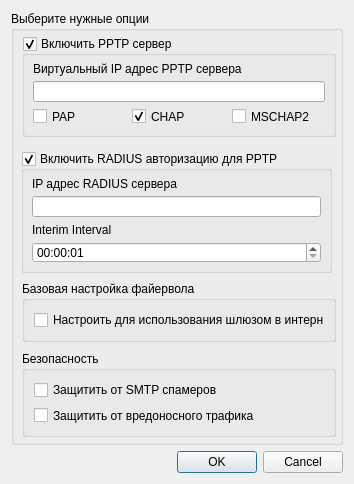
<ui version="4.0" >
 <class>Dialog</class>
 <widget class="QDialog" name="Dialog" >
  <property name="geometry" >
   <rect>
    <x>0</x>
    <y>0</y>
    <width>354</width>
    <height>484</height>
   </rect>
  </property>
  <property name="minimumSize" >
   <size>
    <width>354</width>
    <height>484</height>
   </size>
  </property>
  <property name="maximumSize" >
   <size>
    <width>354</width>
    <height>484</height>
   </size>
  </property>
  <property name="windowTitle" >
   <string>Выберите нужную конфигурацию</string>
  </property>
  <layout class="QGridLayout" name="gridLayout" >
   <item row="1" column="0" >
    <widget class="QDialogButtonBox" name="buttonBox" >
     <property name="orientation" >
      <enum>Qt::Horizontal</enum>
     </property>
     <property name="standardButtons" >
      <set>QDialogButtonBox::Cancel|QDialogButtonBox::Ok</set>
     </property>
    </widget>
   </item>
   <item row="0" column="0" >
    <widget class="QGroupBox" name="groupBox_options" >
     <property name="title" >
      <string>Выберите нужные опции</string>
     </property>
     <widget class="QGroupBox" name="groupBox_pptp" >
      <property name="geometry" >
       <rect>
        <x>11</x>
        <y>25</y>
        <width>314</width>
        <height>101</height>
       </rect>
      </property>
      <property name="title" >
       <string>Включить PPTP сервер</string>
      </property>
      <property name="checkable" >
       <bool>true</bool>
      </property>
      <widget class="QLineEdit" name="lineEdit_pptp_ip" >
       <property name="geometry" >
        <rect>
         <x>11</x>
         <y>45</y>
         <width>292</width>
         <height>21</height>
        </rect>
       </property>
       <property name="toolTip" >
        <string>Виртуальный адрес, который получит внутренний интерфейс PPTP сервера при подключении клиента.
К примеру 192.168.10.1, 192.168.11.1, 172.31.3.1 и т.д.</string>
       </property>
      </widget>
      <widget class="QLabel" name="label_pptp_ip" >
       <property name="geometry" >
        <rect>
         <x>11</x>
         <y>25</y>
         <width>292</width>
         <height>16</height>
        </rect>
       </property>
       <property name="text" >
        <string>Виртуальный IP адрес PPTP сервера</string>
       </property>
      </widget>
      <widget class="QCheckBox" name="checkBox_pptp_pap" >
       <property name="geometry" >
        <rect>
         <x>11</x>
         <y>71</y>
         <width>93</width>
         <height>19</height>
        </rect>
       </property>
       <property name="text" >
        <string>PAP</string>
       </property>
      </widget>
      <widget class="QCheckBox" name="checkBox_pptp_chap" >
       <property name="geometry" >
        <rect>
         <x>110</x>
         <y>71</y>
         <width>94</width>
         <height>19</height>
        </rect>
       </property>
       <property name="text" >
        <string>CHAP</string>
       </property>
       <property name="checked" >
        <bool>true</bool>
       </property>
      </widget>
      <widget class="QCheckBox" name="checkBox_pptp_mschap2" >
       <property name="geometry" >
        <rect>
         <x>210</x>
         <y>71</y>
         <width>93</width>
         <height>19</height>
        </rect>
       </property>
       <property name="text" >
        <string>MSCHAP2</string>
       </property>
      </widget>
     </widget>
     <widget class="QGroupBox" name="groupBox_firewall" >
      <property name="geometry" >
       <rect>
        <x>11</x>
        <y>270</y>
        <width>314</width>
        <height>61</height>
       </rect>
      </property>
      <property name="title" >
       <string>Базовая настройка файервола</string>
      </property>
      <property name="checkable" >
       <bool>false</bool>
      </property>
      <layout class="QGridLayout" name="gridLayout_4" >
       <item row="0" column="0" >
        <widget class="QCheckBox" name="checkBox_configure_gateway" >
         <property name="text" >
          <string>Настроить для использования шлюзом в интернет</string>
         </property>
        </widget>
       </item>
      </layout>
     </widget>
     <widget class="QGroupBox" name="groupBox_radius" >
      <property name="geometry" >
       <rect>
        <x>10</x>
        <y>140</y>
        <width>311</width>
        <height>122</height>
       </rect>
      </property>
      <property name="title" >
       <string>Включить RADIUS авторизацию для PPTP</string>
      </property>
      <property name="checkable" >
       <bool>true</bool>
      </property>
      <widget class="QLabel" name="label_radiu_server_ip" >
       <property name="geometry" >
        <rect>
         <x>11</x>
         <y>25</y>
         <width>289</width>
         <height>16</height>
        </rect>
       </property>
       <property name="toolTip" >
        <string>IP адрес сервера с биллингом</string>
       </property>
       <property name="text" >
        <string>IP адрес RADIUS сервера</string>
       </property>
      </widget>
      <widget class="QLineEdit" name="lineEdit_radius_server_ip" >
       <property name="geometry" >
        <rect>
         <x>11</x>
         <y>45</y>
         <width>289</width>
         <height>21</height>
        </rect>
       </property>
      </widget>
      <widget class="QTimeEdit" name="timeEdit_interim_update" >
       <property name="geometry" >
        <rect>
         <x>11</x>
         <y>91</y>
         <width>289</width>
         <height>21</height>
        </rect>
       </property>
       <property name="toolTip" >
        <string>Интервал времени, через который на RADIUS сервер должны поступать Accounting пакеты</string>
       </property>
       <property name="minimumTime" >
        <time>
         <hour>0</hour>
         <minute>0</minute>
         <second>1</second>
        </time>
       </property>
       <property name="currentSection" >
        <enum>QDateTimeEdit::SecondSection</enum>
       </property>
       <property name="calendarPopup" >
        <bool>false</bool>
       </property>
      </widget>
      <widget class="QLabel" name="label_interim" >
       <property name="geometry" >
        <rect>
         <x>11</x>
         <y>71</y>
         <width>289</width>
         <height>16</height>
        </rect>
       </property>
       <property name="text" >
        <string>Interim Interval</string>
       </property>
      </widget>
     </widget>
     <widget class="QGroupBox" name="groupBox_security" >
      <property name="geometry" >
       <rect>
        <x>11</x>
        <y>340</y>
        <width>314</width>
        <height>86</height>
       </rect>
      </property>
      <property name="title" >
       <string>Безопасность</string>
      </property>
      <layout class="QGridLayout" name="gridLayout_2" >
       <item row="0" column="0" >
        <widget class="QCheckBox" name="checkBox_smtp_spamers" >
         <property name="text" >
          <string>Защитить от SMTP спамеров</string>
         </property>
        </widget>
       </item>
       <item row="1" column="0" >
        <widget class="QCheckBox" name="checkBox_malicious_trafic" >
         <property name="text" >
          <string>Защитить от вредоносного трафика</string>
         </property>
        </widget>
       </item>
      </layout>
      <zorder>checkBox_2</zorder>
      <zorder>checkBox_smtp_spamers</zorder>
      <zorder>checkBox_malicious_trafic</zorder>
      <zorder>groupBox_firewall</zorder>
     </widget>
    </widget>
   </item>
  </layout>
  <zorder>buttonBox</zorder>
  <zorder>groupBox_options</zorder>
 </widget>
 <resources/>
 <connections>
  <connection>
   <sender>buttonBox</sender>
   <signal>accepted()</signal>
   <receiver>Dialog</receiver>
   <slot>accept()</slot>
   <hints>
    <hint type="sourcelabel" >
     <x>248</x>
     <y>254</y>
    </hint>
    <hint type="destinationlabel" >
     <x>157</x>
     <y>274</y>
    </hint>
   </hints>
  </connection>
  <connection>
   <sender>buttonBox</sender>
   <signal>rejected()</signal>
   <receiver>Dialog</receiver>
   <slot>reject()</slot>
   <hints>
    <hint type="sourcelabel" >
     <x>316</x>
     <y>260</y>
    </hint>
    <hint type="destinationlabel" >
     <x>286</x>
     <y>274</y>
    </hint>
   </hints>
  </connection>
 </connections>
</ui>
